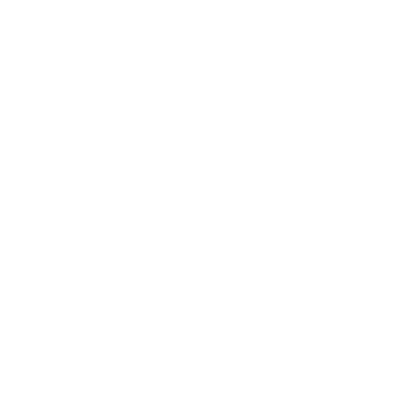
Frame 1 (no input)
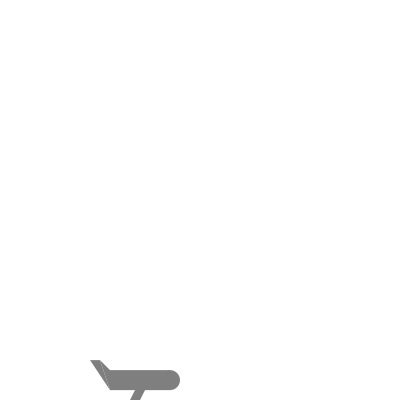
Frame 60 (the mouse pressed at the canvas centre just before this capture)
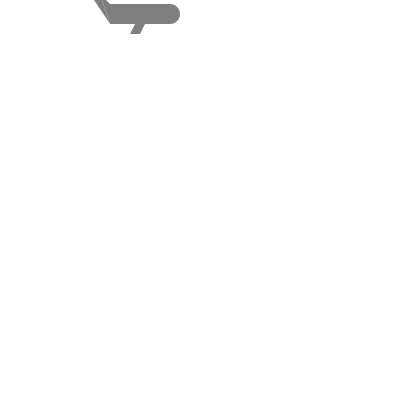
Frame 120 (the mouse held since frame 60 and released just before this capture)

The Processing sketch that drew these frames (run headless with seeded random() and noise(); from frame 60 on, the mouse is pressed at the canvas centre):

// Processing sketch: sketch_241121a
// ── sketch_241121a.pde
// Kiro Liu Assignment4

Plane plane;

void setup() {
  size(400, 400);
  plane = new Plane(100, height);
}

void draw() {
 background(255);
 playControl();
  plane.update();
  plane.display();
  positionControl();

}

void playControl(){
    if (mousePressed) {
    plane.applyForce(new PVector(0, -0.2));
  } else {
    plane.applyForce(new PVector(0, 0.1));
  }
}

void positionControl(){
    if (plane.position.y > height - plane.a) {
    plane.position.y = height - plane.a;
    plane.velocity.y = 0; 
  }
  else if (plane.position.y < 0 ) {
    plane.position.y = 0 ;
     plane.velocity.y = 0; 
  }
}

// ── Plane.pde
class Plane {
  PVector position; 
  PVector velocity; 
  PVector acceleration; 
  int a;     

  Plane(int x, int y) {
    position = new PVector(x, y);
    velocity = new PVector(0, 0);
    acceleration = new PVector(0, 0);
    a = 40;
  }

  void applyForce(PVector force) {
    acceleration.add(force);
  }

  void update() {
    velocity.add(acceleration);
    position.add(velocity);

    acceleration.mult(0);
  }
  
  void display() {
    fill(127);
    noStroke();
    triangle(position.x, position.y,position.x+10, position.y+10,position.x+10, position.y+30);
    triangle(position.x, position.y,position.x+10, position.y+30,position.x-10, position.y);
    quad(position.x+10, position.y+10,position.x+70, position.y+10,position.x+70, position.y+30,position.x+10, position.y+30);
    ellipse(position.x+70, position.y+20,20,20);
    quad(position.x+40, position.y+20,position.x+50, position.y+20,position.x+40, position.y+40,position.x+30, position.y+40);
  }
 
 
 
}

// ── bullet.pde
class Bullet {
  float x, y;
  float speed;
  float r = 5; 
  boolean active = false;

  void move() {
    x += speed;
  }

  void display() {
    fill(173, 216, 230);
    noStroke();
    ellipse(x, y, r*2, r*2);
  }
}
